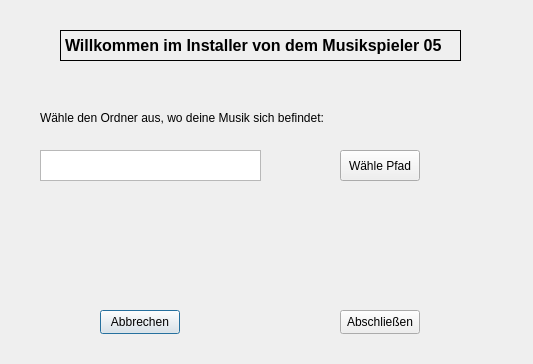
<?xml version="1.0" encoding="UTF-8"?>
<ui version="4.0">
 <class>InstallerDialog</class>
 <widget class="QDialog" name="InstallerDialog">
  <property name="geometry">
   <rect>
    <x>0</x>
    <y>0</y>
    <width>533</width>
    <height>364</height>
   </rect>
  </property>
  <property name="windowTitle">
   <string>Dialog</string>
  </property>
  <widget class="QPushButton" name="CancelButton">
   <property name="geometry">
    <rect>
     <x>100</x>
     <y>310</y>
     <width>80</width>
     <height>24</height>
    </rect>
   </property>
   <property name="text">
    <string>Abbrechen</string>
   </property>
  </widget>
  <widget class="QPushButton" name="NextButton">
   <property name="geometry">
    <rect>
     <x>340</x>
     <y>310</y>
     <width>80</width>
     <height>24</height>
    </rect>
   </property>
   <property name="text">
    <string>Abschließen</string>
   </property>
  </widget>
  <widget class="QLabel" name="label">
   <property name="geometry">
    <rect>
     <x>60</x>
     <y>30</y>
     <width>401</width>
     <height>31</height>
    </rect>
   </property>
   <property name="font">
    <font>
     <pointsize>12</pointsize>
     <bold>true</bold>
    </font>
   </property>
   <property name="frameShape">
    <enum>QFrame::Shape::Box</enum>
   </property>
   <property name="lineWidth">
    <number>1</number>
   </property>
   <property name="text">
    <string>Willkommen im Installer von dem Musikspieler 05</string>
   </property>
   <property name="textFormat">
    <enum>Qt::TextFormat::AutoText</enum>
   </property>
  </widget>
  <widget class="QTextEdit" name="MusicPath">
   <property name="geometry">
    <rect>
     <x>40</x>
     <y>150</y>
     <width>221</width>
     <height>31</height>
    </rect>
   </property>
  </widget>
  <widget class="QPushButton" name="ChoosePath">
   <property name="geometry">
    <rect>
     <x>340</x>
     <y>150</y>
     <width>80</width>
     <height>31</height>
    </rect>
   </property>
   <property name="text">
    <string>Wähle Pfad</string>
   </property>
  </widget>
  <widget class="QLabel" name="label_3">
   <property name="geometry">
    <rect>
     <x>40</x>
     <y>110</y>
     <width>391</width>
     <height>16</height>
    </rect>
   </property>
   <property name="text">
    <string>Wähle den Ordner aus, wo deine Musik sich befindet: </string>
   </property>
  </widget>
 </widget>
 <resources/>
 <connections/>
</ui>
